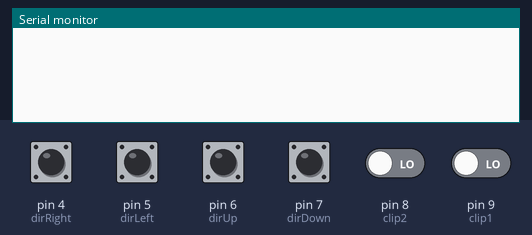
This sketch was run on a simulated Arduino Leonardo, built with avr-gcc and run on an emulated ATmega32U4. Parts: the last lines printed to the serial monitor. Inputs (shaded band) come from the test bench; at power-on: pin 4 (dirRight), pin 5 (dirLeft), pin 6 (dirUp), pin 7 (dirDown), pin 8 (clip2), pin 9 (clip1) LOW. USB keyboard and mouse output is not drawn.

Above: at 1.2 s.
1.3 s: pin 8 (clip2) driven HIGH
At 2.5 s:
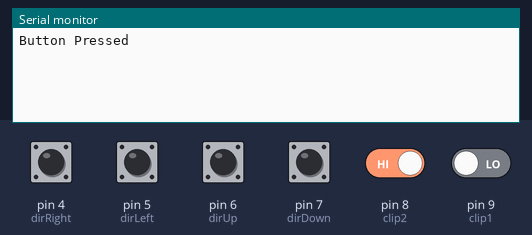
At 3.99 s:
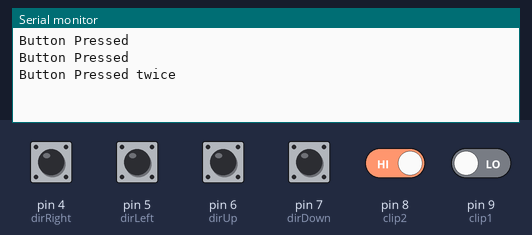

Measured:
- after the input at 1.3 s, the serial monitor: prints a new line after 0.22 s (image 1)

The sketch:

Arcade_stick_controll.ino
```cpp
#include "Mouse.h"
#include "Keyboard.h"

int clip1 = 9;
int clip2 = 8;
int dirDown = 7;
int dirUp = 6;
int dirLeft = 5;
int dirRight = 4;

int previousClip1State = HIGH;

//Arcade stick move speed
int range = 10;

unsigned long timePress = 0;
unsigned long timePressLimit = 0;
// unsigned long timePress1 = 0;
// unsigned long timePressLimit1 = 0;
int clicks1 = 0;
int clicks2 = 0;
void setup() {
  // put your setup code here, to run once:
  pinMode(dirDown, INPUT);
  pinMode(dirUp, INPUT);
  pinMode(dirLeft, INPUT);
  pinMode(dirRight, INPUT);
  pinMode(clip1, INPUT);
  pinMode(clip2, INPUT);

  Mouse.begin();
  Keyboard.begin();
  Serial.begin(9600);
}

void loop() {
  // read the buttons:

  int upState = digitalRead(dirUp);

  int downState = digitalRead(dirDown);

  int rightState = digitalRead(dirRight);

  int leftState = digitalRead(dirLeft);

  int clip1State = digitalRead(clip1);

  int clip2State = digitalRead(clip2);


  // // put your main code here, to run repeatedly:
  // if(digitalRead(dirDown) == LOW){
  //   Serial.println("Direction: Down");

  // }
  // else if(digitalRead(dirUp) == LOW){
  //   Serial.println("Direction: Up");
  // }
  // else if(digitalRead(dirLeft) == LOW){
  //   Serial.println("Direction: Left");
  // }
  // else if(digitalRead(dirRight) == LOW){
  //   Serial.println("Direction: Right");
  // }
  // else{
  //   Serial.println("Stop");
  // }
  // calculate the movement distance based on the button states:

  int  xDistance = (leftState - rightState) * range ;

  int  yDistance = (upState - downState) * range;

  // if X or Y is non-zero, move:
  if ((xDistance != 0) || (yDistance != 0)) {

    Mouse.move(xDistance, yDistance, 0);

  }
  delay(10);


  // //clip1
  // if (clip1State == HIGH){
  //   delay(200);
  //   Serial.println("Button Pressed");

  //   if (clicks1 == 0) {
  //   timePress1 = millis();
  //   timePressLimit1 = timePress + 1000;
  //   clicks1 = 1;
  //   }

  //   else if (clicks1 == 1 && millis() < timePressLimit1){
  //     Serial.println("Button Pressed twice");

  //   Keyboard.press('z');
  //   delay(50);
  //   Keyboard.release('z');
  //   delay(1000);
  //  //set variables back to 0
  //     timePress1 = 0;
  //     timePressLimit1 = 0;
  //     clicks1 = 0;
  //   }
  // }


  // 1
  if (clip1State == HIGH){
    delay(200);
    Serial.println("Button Pressed");
    Keyboard.press('z');
    delay(50);
    Keyboard.release('z');
    delay(1000);
    if (clicks1 == 0) {
    timePress = millis();
    timePressLimit = timePress + 2000;
    clicks1 = 1;
    }

    else if (clicks1 == 1 && millis() < timePressLimit){
      Serial.println("Button Pressed twice");


   //set variables back to 0
      timePress = 0;
      timePressLimit = 0;
      clicks1 = 0;
    }
  }


  //clip2
  if (clip2State == HIGH){
    delay(200);
    Serial.println("Button Pressed");
    Keyboard.press('x');
    delay(50);
    Keyboard.release('x');
    delay(1000);


    if (clicks2 == 0) {
    timePress = millis();
    timePressLimit = timePress + 2000;
    clicks2 = 1;
    }

    else if (clicks2 == 1 && millis() < timePressLimit){
      Serial.println("Button Pressed twice");


   //set variables back to 0
      timePress = 0;
      timePressLimit = 0;
      clicks2 = 0;
    }
  }
 }
```
